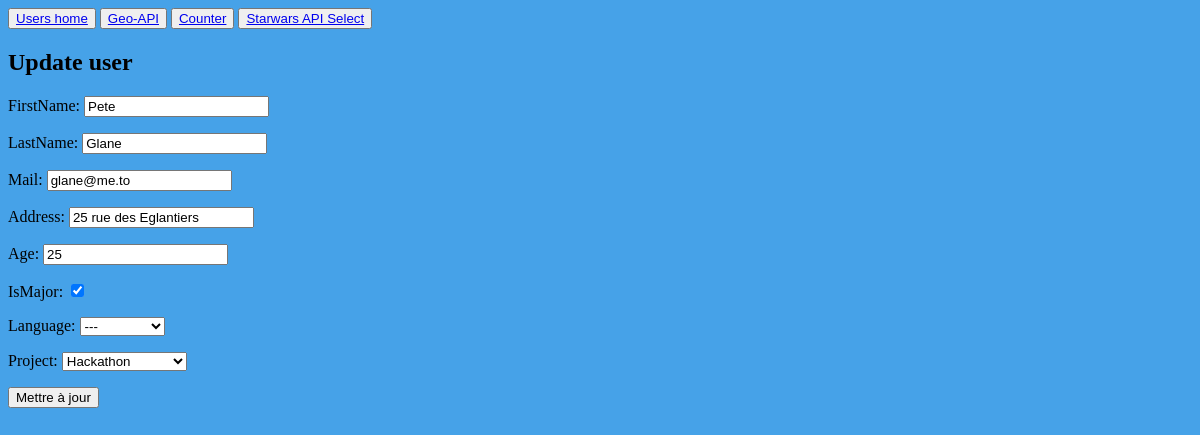
Page /users/3/update on the earlier database version.
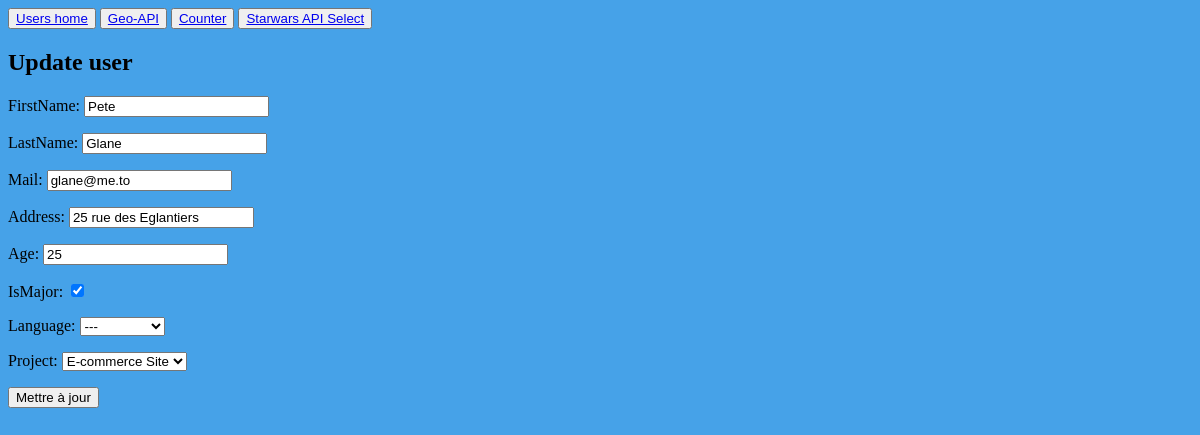
Same page on the later database version.
### listings/models.py (models this page shows, shortened)
class User(models.Model):
    firstName = models.fields.CharField(max_length=30)
    lastName = models.fields.CharField(max_length=30)
    mail = models.fields.EmailField(max_length=100)
    address = models.fields.CharField(null=True, max_length=150)
    age = models.fields.IntegerField()
    registrationDate = models.fields.DateTimeField(auto_now=True)
    isMajor = models.fields.BooleanField()
    language = models.fields.CharField(
        choices=LANGUAGE_CHOICES, null=True, default='----', max_length=15)
    project = models.ForeignKey(
        Project, default='No project', null=True, on_delete=models.SET_NULL)

### listings/views.py (the view)
# urls.py: path('users/<int:id>/update', views.userUpdate, name='update'),
def userUpdate(request, id):
    user = User.objects.get(id=id)
    if request.method == 'POST':
        form = UserForm(request.POST, instance=user)
        if form.is_valid():
            form.save()
            messages.success(
                request, f"""L'utilisateur {user.firstName} {user.lastName} a été mis a jour.""")
            return redirect('userDetail', user.id)
    else:
        form = UserForm(instance=user)
    return render(request,
                  'listings/userUpdate.html',
                  {'form': form})

### listings/forms.py
class UserForm(forms.ModelForm):
    class Meta:
        model = User
        fields = '__all__'  # for all fields

### listings/models.py (called while the page is built)
    def __str__(self):
        return f'{self.name}'

### listings/templates/listings/userUpdate.html (shortened to what this page needs)
{% extends 'listings/baseHTML.html' %}
{% block baseHTMLContent%}
<h2>Update user</h2>
<form action="" method="post">
  {{ form.as_p }}
  <input type="submit" value="Mettre à jour">
</form>
{% endblock%}

Differences in the rows shown:
changed User "Pete": project "Hackathon" → "E-commerce Site"
